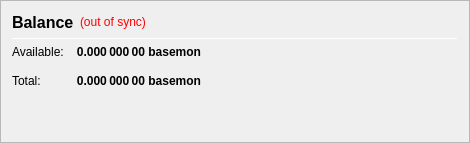
                   <widget class="QFrame" name="frame_CombinedBalances">
                    <property name="minimumSize">
                     <size>
                      <width>470</width>
                      <height>0</height>
                     </size>
                    </property>
                    <property name="frameShape">
                     <enum>QFrame::StyledPanel</enum>
                    </property>
                    <property name="frameShadow">
                     <enum>QFrame::Raised</enum>
                    </property>
                    <layout class="QVBoxLayout" name="verticalLayout_5">
                     <item>
                      <layout class="QHBoxLayout" name="horizontalLayout_5" stretch="0,0,0">
                       <item>
                        <widget class="QLabel" name="label_5z">
                         <property name="minimumSize">
                          <size>
                           <width>0</width>
                           <height>20</height>
                          </size>
                         </property>
                         <property name="font">
                          <font>
                           <pointsize>12</pointsize>
                           <weight>75</weight>
                           <bold>true</bold>
                          </font>
                         </property>
                         <property name="toolTip">
                          <string>Balance (including unconfirmed and immature coins)</string> <!--Combined-->
                         </property>
                         <property name="text">
                          <string>Balance</string> <!--Combined-->
                         </property>
                        </widget>
                       </item>
                       <item>
                        <widget class="QLabel" name="labelWalletStatus">
                         <property name="cursor">
                          <cursorShape>WhatsThisCursor</cursorShape>
                         </property>
                         <property name="toolTip">
                          <string>The displayed information may be out of date. Your wallet automatically synchronizes with the basemon network after a connection is established, but this process has not completed yet.</string>
                         </property>
                         <property name="styleSheet">
                          <string notr="true">QLabel { color: red; }</string>
                         </property>
                         <property name="text">
                          <string notr="true">(out of sync)</string>
                         </property>
                         <property name="alignment">
                          <set>Qt::AlignLeading|Qt::AlignLeft|Qt::AlignVCenter</set>
                         </property>
                        </widget>
                       </item>
                       <item>
                        <spacer name="horizontalSpacer_1">
                         <property name="orientation">
                          <enum>Qt::Horizontal</enum>
                         </property>
                         <property name="sizeHint" stdset="0">
                          <size>
                           <width>40</width>
                           <height>20</height>
                          </size>
                         </property>
                        </spacer>
                       </item>
                      </layout>
                     </item>
                     <item>
                      <widget class="Line" name="line_CombinedBalance">
                       <property name="minimumSize">
                        <size>
                         <width>0</width>
                         <height>1</height>
                        </size>
                       </property>
                       <property name="maximumSize">
                        <size>
                         <width>16777215</width>
                         <height>1</height>
                        </size>
                       </property>
                       <property name="orientation">
                        <enum>Qt::Horizontal</enum>
                       </property>
                      </widget>
                     </item>
                     <item>
                      <layout class="QGridLayout" name="gridLayout_3">
                       <property name="spacing">
                        <number>12</number>
                       </property>
                       <item row="1" column="0">
                        <widget class="QLabel" name="labelBalanceTextz">
                         <property name="text">
                          <string>Available:</string>
                         </property>
                        </widget>
                       </item>
                       <item row="1" column="1">
                        <widget class="QLabel" name="labelBalancez">
                         <property name="font">
                          <font>
                           <weight>75</weight>
                           <bold>true</bold>
                          </font>
                         </property>
                         <property name="cursor">
                          <cursorShape>IBeamCursor</cursorShape>
                         </property>
                         <property name="toolTip">
                          <string>Your current spendable balance</string>
                         </property>
                         <property name="text">
                          <string notr="true">0.000 000 00 basemon</string>
                         </property>
                         <property name="alignment">
                          <set>Qt::AlignRight|Qt::AlignTrailing|Qt::AlignVCenter</set>
                         </property>
                         <property name="textInteractionFlags">
                          <set>Qt::LinksAccessibleByMouse|Qt::TextSelectableByKeyboard|Qt::TextSelectableByMouse</set>
                         </property>
                        </widget>
                       </item>
                       <item row="2" column="0">
                        <widget class="QLabel" name="labelTotalTextz">
                         <property name="text">
                          <string>Total:</string>
                         </property>
                        </widget>
                       </item>
                       <item row="2" column="1">
                        <widget class="QLabel" name="labelTotalz">
                         <property name="font">
                          <font>
                           <weight>75</weight>
                           <bold>true</bold>
                          </font>
                         </property>
                         <property name="cursor">
                          <cursorShape>IBeamCursor</cursorShape>
                         </property>
                         <property name="toolTip">
                          <string>Total Balance, including all unavailable coins.</string>
                         </property>
                         <property name="text">
                          <string notr="true">0.000 000 00 basemon</string>
                         </property>
                         <property name="alignment">
                          <set>Qt::AlignRight|Qt::AlignTrailing|Qt::AlignVCenter</set>
                         </property>
                         <property name="textInteractionFlags">
                          <set>Qt::LinksAccessibleByMouse|Qt::TextSelectableByKeyboard|Qt::TextSelectableByMouse</set>
                         </property>
                        </widget>
                       </item>
                       <item row="2" column="3">
                        <spacer name="horizontalSpacer_2">
                         <property name="orientation">
                          <enum>Qt::Horizontal</enum>
                         </property>
                         <property name="sizeHint" stdset="0">
                          <size>
                           <width>40</width>
                           <height>20</height>
                          </size>
                         </property>
                        </spacer>
                       </item>
                      </layout>
                     </item>
                     <item>
                      <spacer name="verticalSpacer_1">
                       <property name="orientation">
                        <enum>Qt::Vertical</enum>
                       </property>
                       <property name="sizeHint" stdset="0">
                        <size>
                         <width>20</width>
                         <height>40</height>
                        </size>
                       </property>
                      </spacer>
                     </item>
                    </layout>
                   </widget>
